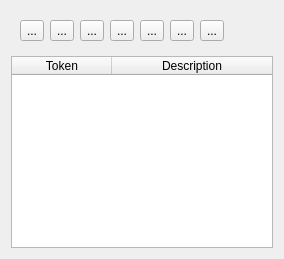
     <widget class="QWidget" name="globalSensitiveInformationTokensPage">
      <layout class="QVBoxLayout" name="globalSensitiveInformationTokensLayout">
       <item>
        <widget class="QWidget" name="globalSensitiveInformationTokensTableActionsWidget" native="true">
         <layout class="QHBoxLayout" name="globalSensitiveInformationTokensTableActionsLayout">
          <item>
           <widget class="QToolButton" name="globalSensitiveInformationTokensAddButton">
            <property name="toolTip">
             <string>Adds a property to the property list</string>
            </property>
            <property name="text">
             <string>...</string>
            </property>
            <property name="icon">
             <iconset theme="list-add"/>
            </property>
           </widget>
          </item>
          <item>
           <widget class="QToolButton" name="globalSensitiveInformationTokensRemoveButton">
            <property name="toolTip">
             <string>Removes the selected property from the property list</string>
            </property>
            <property name="text">
             <string>...</string>
            </property>
            <property name="icon">
             <iconset theme="list-remove"/>
            </property>
           </widget>
          </item>
          <item>
           <widget class="QToolButton" name="globalSensitiveInformationTokensUpButton">
            <property name="toolTip">
             <string>Moves the selected property up one list</string>
            </property>
            <property name="text">
             <string>...</string>
            </property>
            <property name="icon">
             <iconset theme="go-up"/>
            </property>
           </widget>
          </item>
          <item>
           <widget class="QToolButton" name="globalSensitiveInformationTokensDownButton">
            <property name="toolTip">
             <string>Moves the selected property down one item</string>
            </property>
            <property name="text">
             <string>...</string>
            </property>
            <property name="icon">
             <iconset theme="go-down"/>
            </property>
           </widget>
          </item>
          <item>
           <widget class="QToolButton" name="globalSensitiveInformationTokensClearButton">
            <property name="toolTip">
             <string>Clears all current property values</string>
            </property>
            <property name="text">
             <string>...</string>
            </property>
            <property name="icon">
             <iconset theme="edit-clear"/>
            </property>
           </widget>
          </item>
          <item>
           <widget class="QToolButton" name="globalSensitiveInformationTokensImportButton">
            <property name="toolTip">
             <string>Loads property values from an external file</string>
            </property>
            <property name="text">
             <string>...</string>
            </property>
            <property name="icon">
             <iconset theme="document-open"/>
            </property>
           </widget>
          </item>
          <item>
           <widget class="QToolButton" name="globalSensitiveInformationTokensExportButton">
            <property name="toolTip">
             <string>Saves current property-values to a file</string>
            </property>
            <property name="text">
             <string>...</string>
            </property>
            <property name="icon">
             <iconset theme="document-save-as"/>
            </property>
           </widget>
          </item>
          <item>
           <spacer name="globalSensitiveInformationTokensTableActionsHorizontalSpacer">
            <property name="orientation">
             <enum>Qt::Orientation::Horizontal</enum>
            </property>
            <property name="sizeHint" stdset="0">
             <size>
              <width>40</width>
              <height>20</height>
             </size>
            </property>
           </spacer>
          </item>
         </layout>
        </widget>
       </item>
       <item>
        <widget class="QTableWidget" name="globalSensitiveInformationTokensTableWidget">
         <attribute name="horizontalHeaderStretchLastSection">
          <bool>true</bool>
         </attribute>
         <column>
          <property name="text">
           <string>Token</string>
          </property>
         </column>
         <column>
          <property name="text">
           <string>Description</string>
          </property>
         </column>
        </widget>
       </item>
      </layout>
     </widget>
